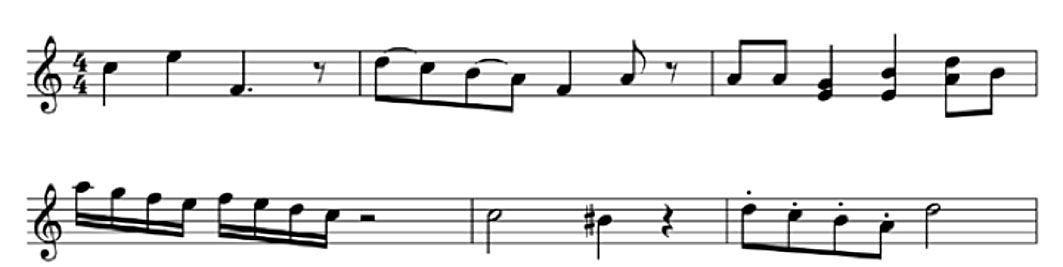
%> input picture Images/Le_1_Example.jpg, 1063 x 267 px
$ octave --eval "result = pp_getLinesBySearchAngle(imread('Images/Le_1_Example.jpg'));"   (GNU Octave 9; MATLAB toolbox functions it lacks are replaced by stand-ins)
%> lines starting %> are read from the running program, lines starting %| are printed output that depends on the picture; in (x1, y1, x2, y2) boxes, pixels count from 0 and x2, y2 are one past the last pixel; in counts of white or black regions, pixels touching at a corner belong together; the program's own positions count from 1
function [alpha] = pp_getLinesBySearchAngle(image, searchAngle, angleStepSize, lineSearchLength, thickenRadius)
    %%%%%%%%%%%%%%%%%%%%%%%%%%%%%%%%%%%%%%%%%%%%%%%%%%%%%%%
    % Optional parameters default values
    % searchAngle: +- offset from the horizontal line
    % angleStepSize: used when creating range min:step:max
    % lineSearchLength: how long the strel('line') should be
    % thickenRadius: thicken details to help with line search
    %%%%%%%%%%%%%%%%%%%%%%%%%%%%%%%%%%%%%%%%%%%%%%%%%%%%%%%
    if nargin < 5; thickenRadius = 1; end
    if nargin < 4; lineSearchLength = size(image,2)/4; end
%> after `lineSearchLength = size(image,2)/4`: lineSearchLength = 265.8
    if nargin < 3; angleStepSize = 1; end
    if nargin < 2; searchAngle = 10; end

    lineSearchLength = round(lineSearchLength);
%> lineSearchLength = 266

    % Aggressively increase contrast in image (push midtones to extremes)
    lines = histeq(image);
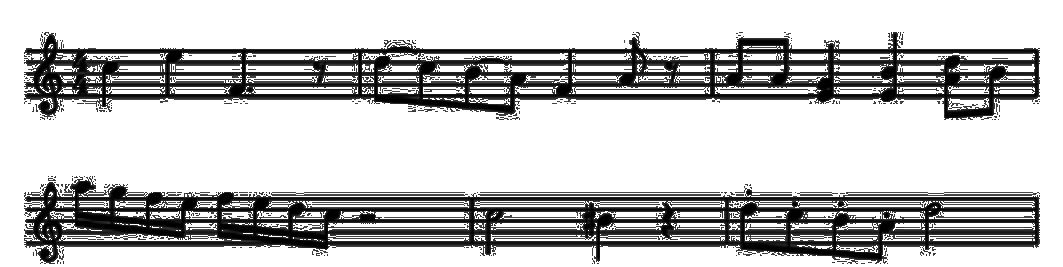
%> lines: size 267x1063x3 uint8; min 0, max 255, mean 193.6
    threshold = max(0.01, min(0.99, graythresh(lines)));
%> threshold = 0.633
    lines = imadjust(lines, [threshold 1.0]);
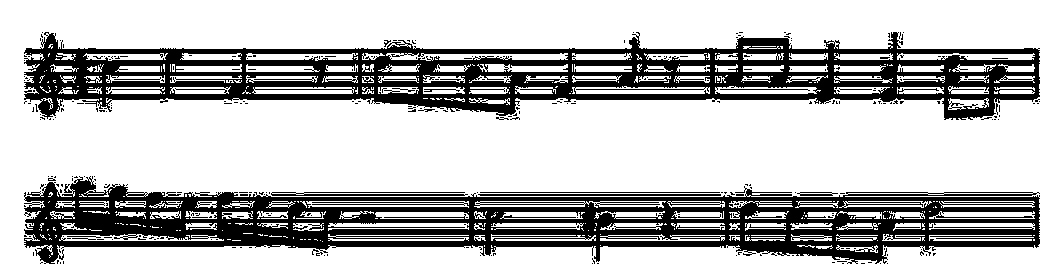
%> lines: size 267x1063x3 uint8; 72.2% white; 339 black regions (318 under 20 px), largest, box (x1, y1, x2, y2) and area: (24, 176, 1040, 264) 38996, (24, 32, 1040, 120) 36570, (271, 192, 468, 196) 575
    lines = imadjust(lines, [0.0 threshold]);

    % Make lines a logical bitmap (it is multiple times faster for
    % morphological operations)
    lines = lines > graythresh(lines);

    % Thicken details to help with line search
    if thickenRadius > 0
        lines = imerode(lines, strel('disk', thickenRadius, 4));
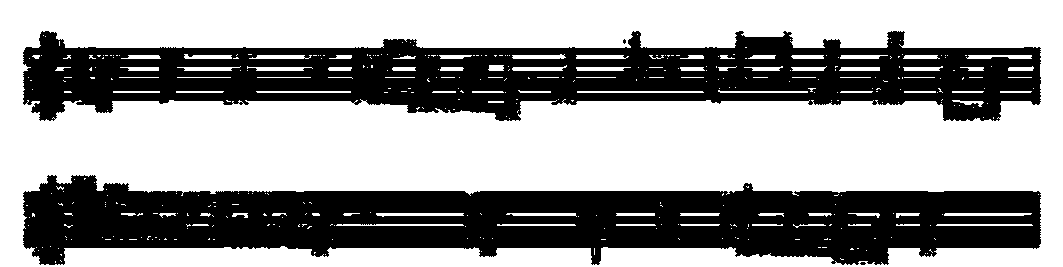
%> lines: size 267x1063x3 logical; 60.6% white; 4 black regions (2 under 20 px), largest, box (x1, y1, x2, y2) and area: (23, 175, 1041, 265) 58558, (23, 31, 1041, 121) 53141
    end

    % Separate the lines by using structuring elements at different angles
    alpha = ones(size(lines));
    for angle=-searchAngle:angleStepSize:searchAngle
        alpha = alpha & imclose(lines, strel('line', lineSearchLength, angle));
    end
%> this loop made 21 passes
%> pass 1, in pp_getLinesBySearchAngle, `alpha = alpha & imclose(lines, strel('line', lineSearchLength, angle));`:
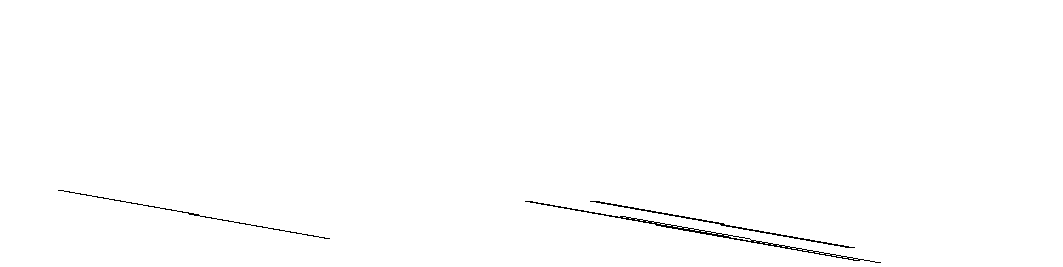
%> alpha: size 267x1063x3 logical; 99.5% white; black in thin lines or dots, all inside (x1, y1, x2, y2) = (58, 190, 881, 263)
%> pass 2, in pp_getLinesBySearchAngle, `alpha = alpha & imclose(lines, strel('line', lineSearchLength, angle));`:
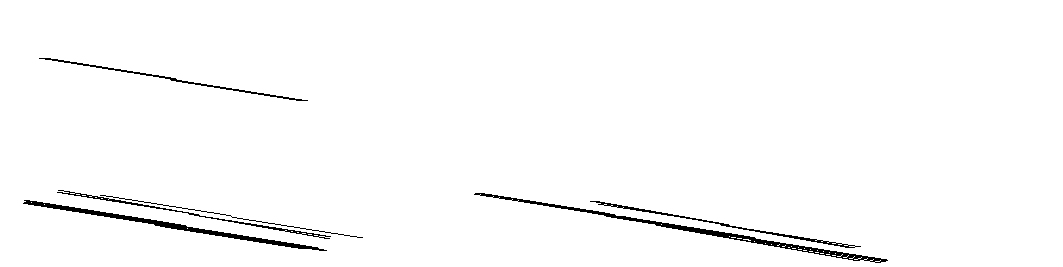
%> alpha: size 267x1063x3 logical; 98.3% white; 6 black regions, box (x1, y1, x2, y2) and area: (474, 193, 888, 263) 1629, (23, 200, 327, 251) 1328, (590, 201, 861, 248) 600, (57, 190, 331, 239) 551, (39, 58, 308, 101) 521, (100, 195, 363, 238) 263
%> pass 3, in pp_getLinesBySearchAngle, `alpha = alpha & imclose(lines, strel('line', lineSearchLength, angle));`:
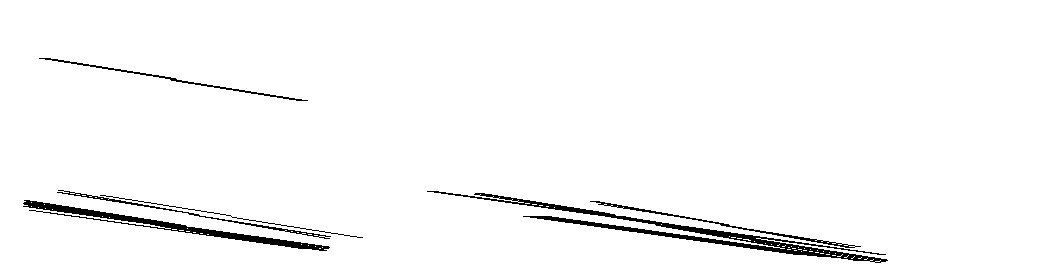
%> alpha: size 267x1063x3 logical; 97.4% white; 6 black regions, box (x1, y1, x2, y2) and area: (427, 191, 888, 263) 3383, (23, 200, 330, 251) 2010, (590, 201, 861, 248) 600, (57, 190, 331, 239) 551, (39, 58, 308, 101) 521, (100, 195, 363, 238) 263
%> after the loop:
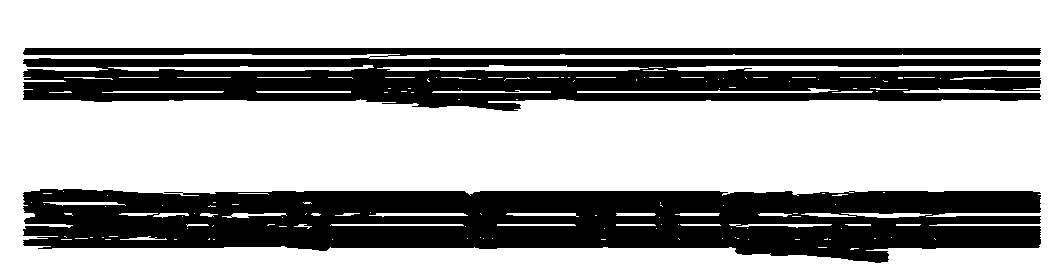
%> alpha: size 267x1063x3 logical; 65.4% white; 2 black regions, box (x1, y1, x2, y2) and area: (23, 189, 1041, 263) 54724, (23, 48, 1041, 111) 43550

    % flip alpha so that lines are white
    alpha = ~alpha;
end

$ run again, on Images/im0_1.jpg
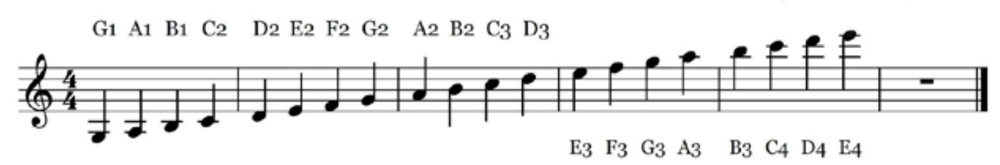
%> input picture Images/im0_1.jpg, 1000 x 165 px, shrunk from 1760 x 291 before the run
%> in pp_getLinesBySearchAngle, `lines = histeq(image);`:
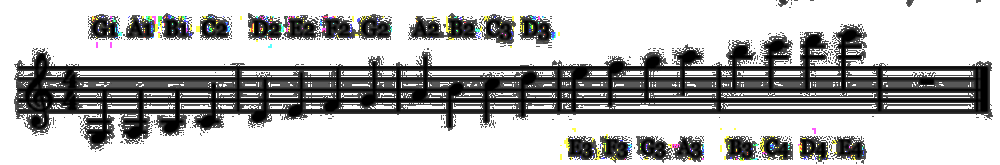
%> lines: size 165x1000x3 uint8; mean R, G, B 180.7, 180.8, 180.3
%> threshold = 0.673
%> after the loop in pp_getLinesBySearchAngle, `for angle=-searchAngle:angleStepSize:searchAngle`:
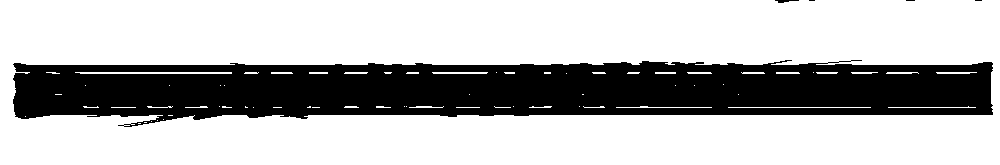
%> alpha: size 165x1000x3 logical; 70.7% white; 5 black regions (3 under 20 px), largest, box (x1, y1, x2, y2) and area: (13, 60, 993, 127) 48202, (775, 0, 799, 3) 41
